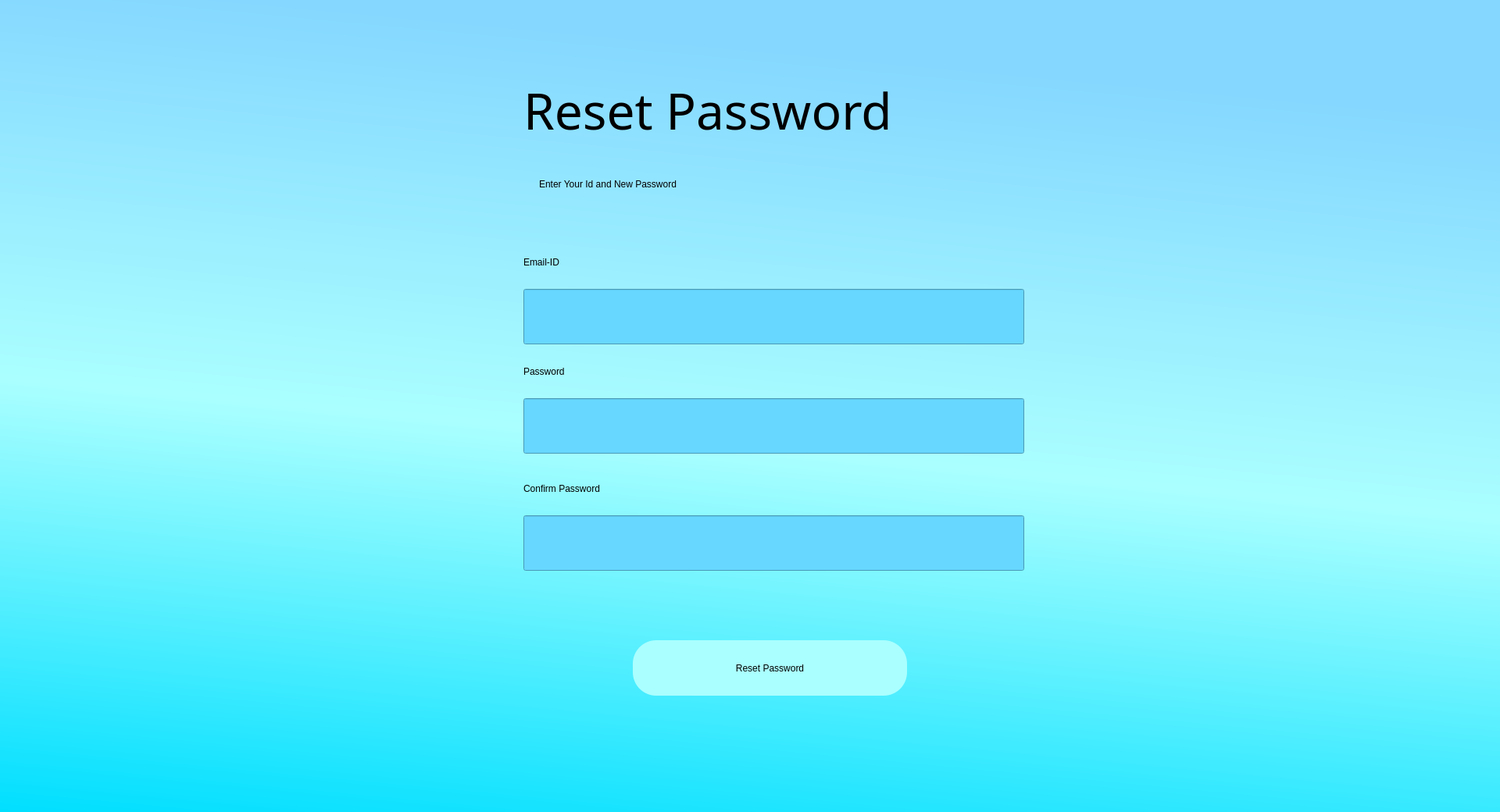
<?xml version="1.0" encoding="UTF-8"?>
<ui version="4.0">
 <class>Form</class>
 <widget class="QWidget" name="Form">
  <property name="geometry">
   <rect>
    <x>0</x>
    <y>0</y>
    <width>1920</width>
    <height>1040</height>
   </rect>
  </property>
  <property name="windowTitle">
   <string>Form</string>
  </property>
  <widget class="QWidget" name="widget" native="true">
   <property name="geometry">
    <rect>
     <x>0</x>
     <y>0</y>
     <width>1920</width>
     <height>1040</height>
    </rect>
   </property>
   <property name="styleSheet">
    <string notr="true">QWidget#widget{
background-color:qlineargradient(spread:pad, x1:0, y1:1, x2:0.174, y2:0, stop:0 rgba(0, 223, 255, 255), stop:0.517413 rgba(170, 255, 255, 255), stop:1 rgba(133, 215, 255, 255));}</string>
   </property>
   <widget class="QLabel" name="loginlbl">
    <property name="geometry">
     <rect>
      <x>670</x>
      <y>70</y>
      <width>991</width>
      <height>141</height>
     </rect>
    </property>
    <property name="font">
     <font>
      <family>Lucida Calligraphy</family>
      <pointsize>48</pointsize>
      <weight>50</weight>
      <italic>false</italic>
      <bold>false</bold>
     </font>
    </property>
    <property name="styleSheet">
     <string notr="true">font: 48pt &quot;Lucida Calligraphy&quot;;</string>
    </property>
    <property name="text">
     <string>Reset Password</string>
    </property>
   </widget>
   <widget class="QLabel" name="siginlbl">
    <property name="geometry">
     <rect>
      <x>690</x>
      <y>190</y>
      <width>651</width>
      <height>91</height>
     </rect>
    </property>
    <property name="styleSheet">
     <string notr="true">font: 20pt &quot;Lucida Calligraphy&quot;;</string>
    </property>
    <property name="text">
     <string>Enter Your Id and New Password</string>
    </property>
   </widget>
   <widget class="QLineEdit" name="Usernameledit">
    <property name="geometry">
     <rect>
      <x>670</x>
      <y>370</y>
      <width>641</width>
      <height>71</height>
     </rect>
    </property>
    <property name="styleSheet">
     <string notr="true">QLineEdit{
background-color:rgb(103, 215, 255);
font: 12pt &quot;Lucida Bright&quot;;}
QLineEdit:focus{
border:2px solid #FBAD25;
background-color:rgb(0, 255, 255);
font: 12pt &quot;Lucida Bright&quot;;}</string>
    </property>
    <property name="text">
     <string/>
    </property>
   </widget>
   <widget class="QLineEdit" name="Passwordledit">
    <property name="geometry">
     <rect>
      <x>670</x>
      <y>510</y>
      <width>641</width>
      <height>71</height>
     </rect>
    </property>
    <property name="styleSheet">
     <string notr="true">QLineEdit{
background-color:rgb(103, 215, 255);
font: 12pt &quot;Lucida Bright&quot;;}
QLineEdit:focus{
border:2px solid #FBAD25;
background-color:rgb(0, 255, 255);
font: 12pt &quot;Lucida Bright&quot;;}</string>
    </property>
   </widget>
   <widget class="QLabel" name="usernamelbl">
    <property name="geometry">
     <rect>
      <x>670</x>
      <y>320</y>
      <width>181</width>
      <height>31</height>
     </rect>
    </property>
    <property name="styleSheet">
     <string notr="true">font: 16pt &quot;Lucida Calligraphy&quot;;</string>
    </property>
    <property name="text">
     <string>Email-ID</string>
    </property>
   </widget>
   <widget class="QLabel" name="passwordlbl">
    <property name="geometry">
     <rect>
      <x>670</x>
      <y>460</y>
      <width>181</width>
      <height>31</height>
     </rect>
    </property>
    <property name="styleSheet">
     <string notr="true">font: 16pt &quot;Lucida Calligraphy&quot;;</string>
    </property>
    <property name="text">
     <string>Password</string>
    </property>
   </widget>
   <widget class="QLabel" name="errorlineedt">
    <property name="geometry">
     <rect>
      <x>750</x>
      <y>750</y>
      <width>481</width>
      <height>51</height>
     </rect>
    </property>
    <property name="styleSheet">
     <string notr="true">font: italic 12pt &quot;Lucida Bright&quot;;color:rgb(244, 55, 58);</string>
    </property>
    <property name="text">
     <string/>
    </property>
   </widget>
   <widget class="QPushButton" name="fgtpass">
    <property name="geometry">
     <rect>
      <x>810</x>
      <y>820</y>
      <width>351</width>
      <height>71</height>
     </rect>
    </property>
    <property name="styleSheet">
     <string notr="true">QPushButton
{
border-radius:30px;
;
	background-color: rgb(170, 255, 255);
font: 20pt &quot;Lucida Calligraphy&quot;;
}
QPushButton:hover
{
border-radius:30px;
background-color:qlineargradient(spread:pad, x1:0.203592, y1:0.955, x2:0.786, y2:0.346682, stop:0 rgba(6, 224, 255, 255), stop:0.517413 rgba(170, 255, 255, 255), stop:1 rgba(34, 182, 255, 255));
font: 20pt &quot;Lucida Calligraphy&quot;;
}</string>
    </property>
    <property name="text">
     <string>Reset Password</string>
    </property>
    <property name="default">
     <bool>false</bool>
    </property>
   </widget>
   <widget class="QLabel" name="passwordlbl_2">
    <property name="geometry">
     <rect>
      <x>670</x>
      <y>610</y>
      <width>281</width>
      <height>31</height>
     </rect>
    </property>
    <property name="styleSheet">
     <string notr="true">font: 16pt &quot;Lucida Calligraphy&quot;;</string>
    </property>
    <property name="text">
     <string>Confirm Password</string>
    </property>
   </widget>
   <widget class="QLineEdit" name="Passwordleditwo">
    <property name="geometry">
     <rect>
      <x>670</x>
      <y>660</y>
      <width>641</width>
      <height>71</height>
     </rect>
    </property>
    <property name="styleSheet">
     <string notr="true">QLineEdit{
background-color:rgb(103, 215, 255);
font: 12pt &quot;Lucida Bright&quot;;}
QLineEdit:focus{
border:2px solid #FBAD25;
background-color:rgb(0, 255, 255);
font: 12pt &quot;Lucida Bright&quot;;}</string>
    </property>
   </widget>
  </widget>
 </widget>
 <resources/>
 <connections/>
</ui>
